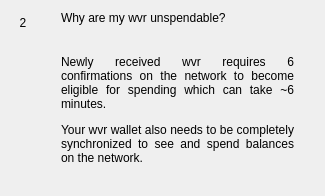
                  <widget class="QWidget" name="widgetFaq2" native="true">
                   <layout class="QHBoxLayout" name="horizontalPage2" stretch="0,1">
                    <item alignment="Qt::AlignTop">
                     <widget class="QLabel" name="labelNumber2">
                      <property name="minimumSize">
                       <size>
                        <width>24</width>
                        <height>24</height>
                       </size>
                      </property>
                      <property name="maximumSize">
                       <size>
                        <width>16777215</width>
                        <height>24</height>
                       </size>
                      </property>
                      <property name="text">
                       <string>2</string>
                      </property>
                      <property name="alignment">
                       <set>Qt::AlignCenter</set>
                      </property>
                     </widget>
                    </item>
                    <item>
                     <layout class="QVBoxLayout" name="verticalLayoutPage2">
                      <property name="spacing">
                       <number>0</number>
                      </property>
                      <property name="leftMargin">
                       <number>20</number>
                      </property>
                      <property name="rightMargin">
                       <number>20</number>
                      </property>
                      <item>
                       <widget class="QLabel" name="labelSubtitle2">
                        <property name="text">
                         <string>Why are my wvr unspendable?</string>
                        </property>
                        <property name="wordWrap">
                         <bool>true</bool>
                        </property>
                       </widget>
                      </item>
                      <item>
                       <spacer name="verticalSpacer_20">
                        <property name="orientation">
                         <enum>Qt::Vertical</enum>
                        </property>
                        <property name="sizeType">
                         <enum>QSizePolicy::Fixed</enum>
                        </property>
                        <property name="sizeHint" stdset="0">
                         <size>
                          <width>20</width>
                          <height>30</height>
                         </size>
                        </property>
                       </spacer>
                      </item>
                      <item>
                       <widget class="QLabel" name="labelContent2">
                        <property name="text">
                         <string>
                           &lt;html&gt;&lt;head/&gt;&lt;body&gt;&lt;p align=&quot;justify&quot;&gt;
                           Newly received wvr requires 6 confirmations on the network
                           to become eligible for spending which can take ~6 minutes.
                           &lt;/p&gt;&lt;p align=&quot;justify&quot;&gt;
                           Your wvr wallet also needs to be completely synchronized
                           to see and spend balances on the network.
                           &lt;/p&gt;&lt;/body&gt;&lt;/html&gt;
                         </string>
                        </property>
                        <property name="alignment">
                         <set>Qt::AlignLeading|Qt::AlignLeft|Qt::AlignTop</set>
                        </property>
                        <property name="wordWrap">
                         <bool>true</bool>
                        </property>
                       </widget>
                      </item>
                      <item>
                       <spacer name="verticalSpacer_21">
                        <property name="orientation">
                         <enum>Qt::Vertical</enum>
                        </property>
                        <property name="sizeHint" stdset="0">
                         <size>
                          <width>20</width>
                          <height>20</height>
                         </size>
                        </property>
                       </spacer>
                      </item>
                     </layout>
                    </item>
                   </layout>
                  </widget>
